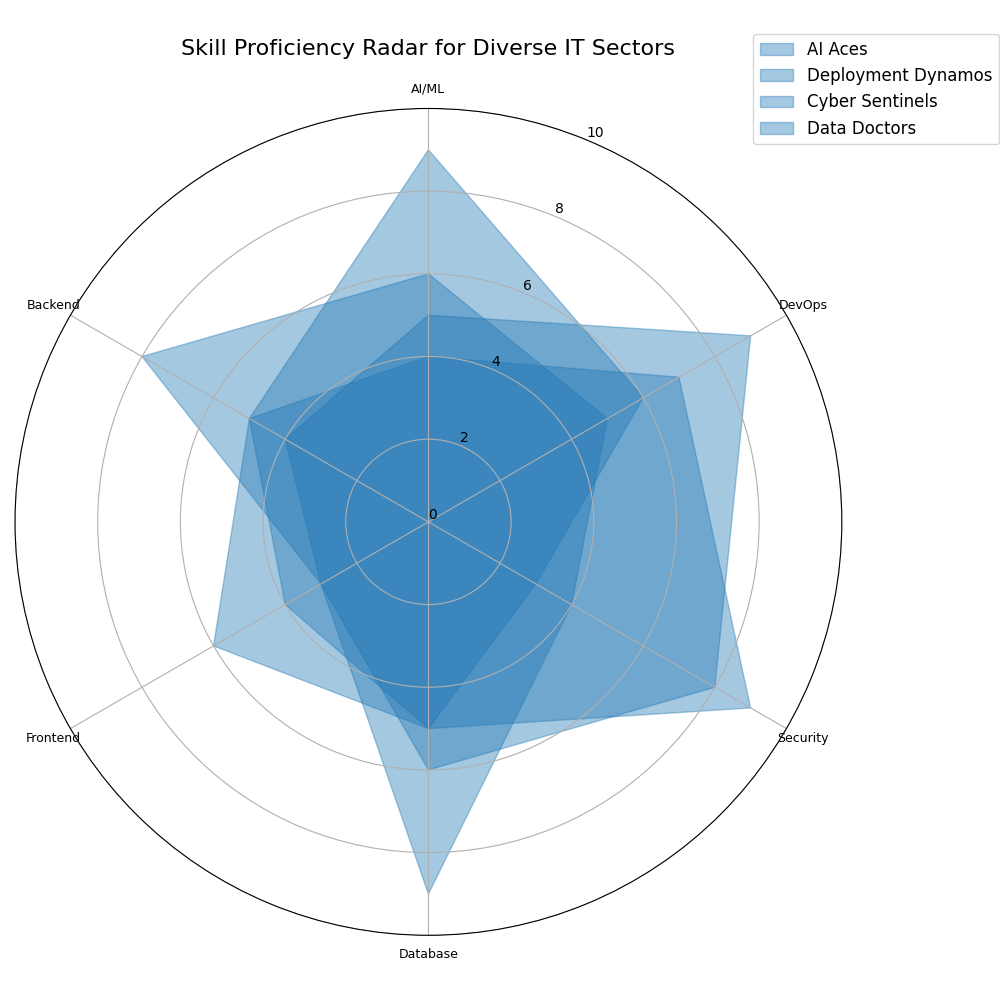

Write the Python code that produced this figure.
import matplotlib.pyplot as plt
import numpy as np
from math import pi

categories = ['AI/ML', 'DevOps', 'Security', 'Database', 'Frontend', 'Backend']
num_vars = len(categories)

frontend_experts = [6, 5, 4, 9, 3, 8]
backend_enthusiasts = [4, 7, 9, 5, 6, 5]
database_geniuses = [9, 6, 3, 5, 4, 5]
devops_specialists = [5, 9, 8, 6, 3, 4]

proficiency_data = [frontend_experts, backend_enthusiasts, database_geniuses, devops_specialists]
teams = ["AI Aces", "Deployment Dynamos", "Cyber Sentinels", "Data Doctors"]

angles = np.linspace(0, 2 * pi, num_vars, endpoint=False).tolist()
angles += angles[:1]

def create_fill_area_radar_chart(ax, data, labels, color):
    for team_data, team_name in zip(data, teams):
        team_data += team_data[:1]
        ax.fill(angles, team_data, alpha=0.4, color=color, label=team_name)
    
    ax.set_theta_offset(pi / 2)
    ax.set_theta_direction(-1)
    ax.set_xticks(angles[:-1])
    ax.set_xticklabels(labels, fontsize=9)
    ax.set_ylim(0, 10)
    ax.set_yticks(range(0, 11, 2))

fig, ax = plt.subplots(figsize=(10, 10), subplot_kw=dict(polar=True))
consistent_color = '#1f77b4'

create_fill_area_radar_chart(ax, proficiency_data, categories, consistent_color)

plt.title("Skill Proficiency Radar for Diverse IT Sectors", fontsize=16, pad=20)
plt.legend(loc='upper right', bbox_to_anchor=(1.2, 1.1), fontsize=12)
plt.tight_layout()
plt.show()
